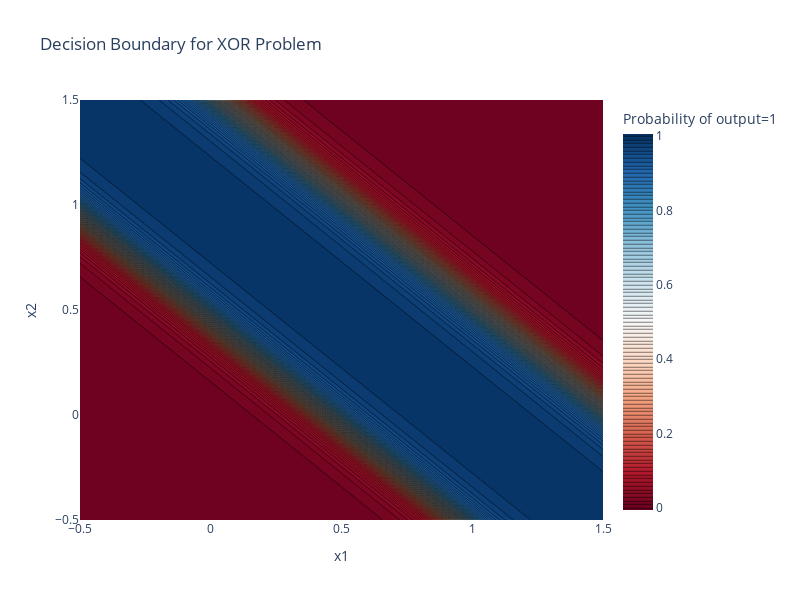

Notebook code for this chart:
### Code cell
fig = go.Figure()

fig.add_trace(go.Contour(
    x=x,
    y=y,
    z=Z,
    colorscale="RdBu",
    contours=dict(
        start=0,
        end=1,
        size=0.01
    ),
    colorbar=dict(title="Probability of output=1")
))

fig.update_layout(
    title="Decision Boundary for XOR Problem",
    xaxis_title="x1",
    yaxis_title="x2",
    width=800,
    height=600
)

fig.show()

### Figure 1 — Plotly figure (JSON) as saved in the notebook; plotly's stock layout.template omitted (floating-point values rounded to 4 significant figures; data arrays with more than 128 entries replaced by an {"elided": "..."} marker saying what was removed)
{"data": [{"colorbar": {"title": {"text": "Probability of output=1"}}, "colorscale": [[0, "rgb(103,0,31)"], [0.1, "rgb(178,24,43)"], [0.2, "rgb(214,96,77)"], [0.3, "rgb(244,165,130)"], [0.4, "rgb(253,219,199)"], [0.5, "rgb(247,247,247)"], [0.6, "rgb(209,229,240)"], [0.7, "rgb(146,197,222)"], [0.8, "rgb(67,147,195)"], [0.9, "rgb(33,102,172)"], [1, "rgb(5,48,97)"]], "contours": {"end": 1, "size": 0.01, "start": 0}, "type": "contour", "x": {"elided": "300 float values"}, "y": {"elided": "300 float values"}, "z": {"elided": "300x300 float values"}}], "layout": {"height": 600, "title": {"text": "Decision Boundary for XOR Problem"}, "width": 800, "xaxis": {"title": {"text": "x1"}}, "yaxis": {"title": {"text": "x2"}}}}
